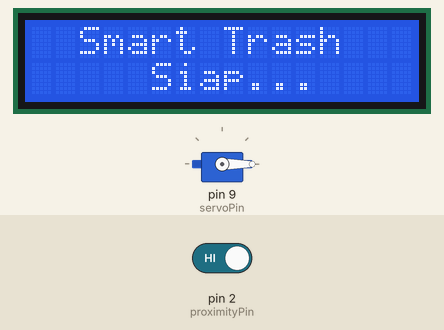
Recording of a sketch running on a simulated Arduino Uno, built with avr-gcc and run on an emulated ATmega328P. On the bench: 16×2 character LCD, servo. The test bench sets the inputs (shaded band); at power-on: pin 2 (proximityPin) HIGH. What the sketch prints to the serial monitor is not drawn.

Above: at 1.9 s.
2.0 s: pin 2 (proximityPin) driven LOW
At 2.4 s:
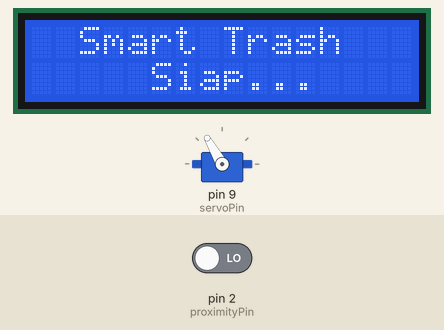
At 3.9 s:
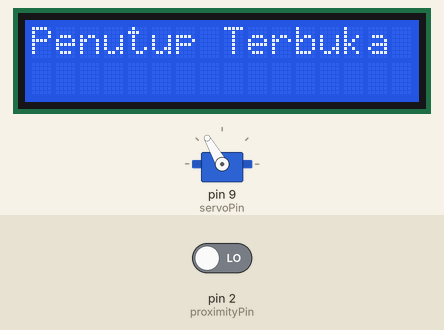
5.0 s: pin 2 (proximityPin) driven HIGH
At 5.11 s:
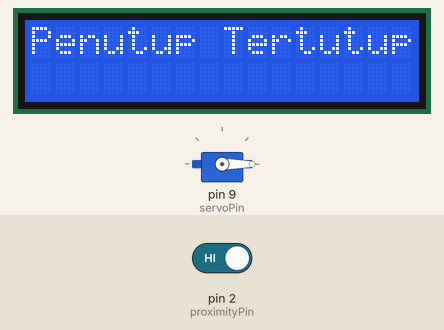
Timing chart, 0 to 8.0 s (numbered marks = the images above; inputs shaded):
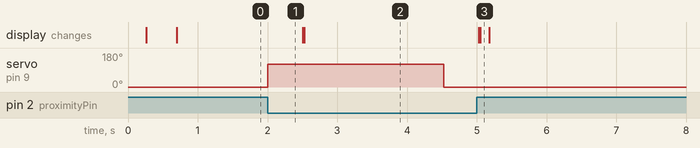

Measured:
- after the input at 2.0 s, servo on pin 9 (servoPin): 0° → 120° at once, → 0° 2.5 s later
- after the input at 5.0 s, servo on pin 9 (servoPin): stops changing and stays 0°

The sketch:

Tongsampah_proximity.ino
```cpp
#include <Wire.h>
#include <LiquidCrystal_I2C.h>
#include <Servo.h>

LiquidCrystal_I2C lcd(0x27, 16, 2);
Servo servo;

const int proximityPin = 2;
const int servoPin = 9;

enum State {SIAP, TERBUKA, TERTUTUP};
State status = SIAP;

const unsigned long jedaBuka = 2000;
unsigned long waktuMulaiTerbuka = 0;

void setup() {
  Serial.begin(9600);
  delay(200);

  lcd.init();
  lcd.backlight();
  delay(100);

  servo.attach(servoPin);
  servo.write(0);
  delay(300);

  pinMode(proximityPin, INPUT);

  tampilkanSiap();
}

void loop() {
  int sensor = digitalRead(proximityPin);

  switch (status) {
    case SIAP:
      if (sensor == LOW) {
        bukaPenutup();
        status = TERBUKA;
        waktuMulaiTerbuka = millis();
      }
      break;

    case TERBUKA:
      if (millis() - waktuMulaiTerbuka >= jedaBuka) {
        tutupPenutup();
        status = TERTUTUP;
      }
      break;

    case TERTUTUP:
      tampilkanSiap();
      status = SIAP;
      break;
  }

  delay(100);
}

void tampilkanSiap() {
  Serial.println(">> Smart Trash siap mendeteksi");
  lcd.clear();
  delay(5);
  lcd.setCursor(0, 0);
  lcd.print("  Smart Trash  ");
  lcd.setCursor(0, 1);
  lcd.print("     Siap...   ");
}

void bukaPenutup() {
  Serial.println("Sampah terdeteksi >> Penutup Terbuka");
  servo.write(120);
  delay(500);

  lcd.clear();
  delay(5);
  lcd.setCursor(0, 0);
  lcd.print("Penutup Terbuka");
}

void tutupPenutup() {
  Serial.println("Menutup kembali...");
  servo.write(0);
  delay(500);

  lcd.clear();
  delay(5);
  lcd.setCursor(0, 0);
  lcd.print("Penutup Tertutup");
}
```
